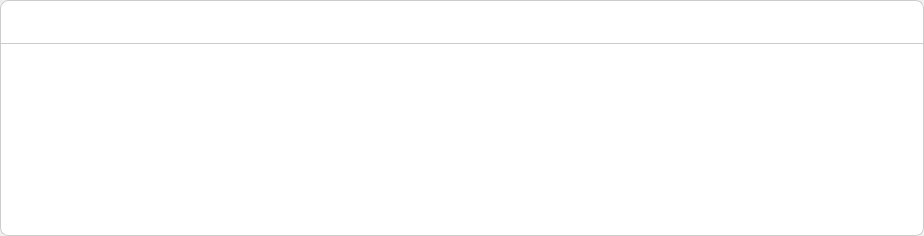
<?xml version="1.0" encoding="UTF-8"?>
<ui version="4.0">
 <class>TextEditor</class>
 <widget class="QWidget" name="TextEditor">
  <property name="geometry">
   <rect>
    <x>0</x>
    <y>0</y>
    <width>924</width>
    <height>230</height>
   </rect>
  </property>
  <property name="windowTitle">
   <string>Form</string>
  </property>
  <property name="styleSheet">
   <string notr="true">QPushButton {
	background: transparent;
	border: none;
}

#header {
	background-color: white;
	border-top-left-radius: 8px;
	border-top-right-radius: 8px;
	border: 1px solid #ccc;
}

#textEditor {
	background-color: white;
	border: 1px solid #CCCCCC;
	padding: 12px;
	border-top: none;
	border-top-right-radius: 0px;
	border-top-left-radius: 0px;
	border-bottom-right-radius: 8px;
	border-bottom-left-radius: 8px;
}</string>
  </property>
  <layout class="QVBoxLayout" name="verticalLayout">
   <property name="spacing">
    <number>0</number>
   </property>
   <property name="leftMargin">
    <number>0</number>
   </property>
   <property name="topMargin">
    <number>0</number>
   </property>
   <property name="rightMargin">
    <number>0</number>
   </property>
   <property name="bottomMargin">
    <number>0</number>
   </property>
   <item>
    <widget class="QWidget" name="header" native="true">
     <property name="sizePolicy">
      <sizepolicy hsizetype="Preferred" vsizetype="Fixed">
       <horstretch>0</horstretch>
       <verstretch>0</verstretch>
      </sizepolicy>
     </property>
     <property name="minimumSize">
      <size>
       <width>0</width>
       <height>44</height>
      </size>
     </property>
     <property name="maximumSize">
      <size>
       <width>16777215</width>
       <height>44</height>
      </size>
     </property>
     <layout class="QHBoxLayout" name="headerLayout">
      <property name="spacing">
       <number>14</number>
      </property>
      <property name="leftMargin">
       <number>12</number>
      </property>
      <property name="topMargin">
       <number>12</number>
      </property>
      <property name="rightMargin">
       <number>12</number>
      </property>
      <property name="bottomMargin">
       <number>12</number>
      </property>
      <item>
       <widget class="QPushButton" name="boldTypeButton">
        <property name="sizePolicy">
         <sizepolicy hsizetype="Fixed" vsizetype="Fixed">
          <horstretch>0</horstretch>
          <verstretch>0</verstretch>
         </sizepolicy>
        </property>
        <property name="minimumSize">
         <size>
          <width>20</width>
          <height>20</height>
         </size>
        </property>
        <property name="maximumSize">
         <size>
          <width>20</width>
          <height>20</height>
         </size>
        </property>
        <property name="text">
         <string/>
        </property>
        <property name="icon">
         <iconset resource="../../../Resources/Resources.qrc">
          <normaloff>:/images/icon_bold.svg</normaloff>:/images/icon_bold.svg</iconset>
        </property>
       </widget>
      </item>
      <item>
       <widget class="QPushButton" name="italicTypeButton">
        <property name="minimumSize">
         <size>
          <width>20</width>
          <height>20</height>
         </size>
        </property>
        <property name="maximumSize">
         <size>
          <width>20</width>
          <height>20</height>
         </size>
        </property>
        <property name="text">
         <string/>
        </property>
        <property name="icon">
         <iconset resource="../../../Resources/Resources.qrc">
          <normaloff>:/images/icon_italic.svg</normaloff>:/images/icon_italic.svg</iconset>
        </property>
       </widget>
      </item>
      <item>
       <widget class="QPushButton" name="underlineTypeButton">
        <property name="minimumSize">
         <size>
          <width>20</width>
          <height>20</height>
         </size>
        </property>
        <property name="maximumSize">
         <size>
          <width>20</width>
          <height>20</height>
         </size>
        </property>
        <property name="text">
         <string/>
        </property>
        <property name="icon">
         <iconset resource="../../../Resources/Resources.qrc">
          <normaloff>:/images/icon_underline.svg</normaloff>:/images/icon_underline.svg</iconset>
        </property>
       </widget>
      </item>
      <item>
       <widget class="QPushButton" name="bulletsButton">
        <property name="minimumSize">
         <size>
          <width>20</width>
          <height>20</height>
         </size>
        </property>
        <property name="maximumSize">
         <size>
          <width>20</width>
          <height>20</height>
         </size>
        </property>
        <property name="text">
         <string/>
        </property>
        <property name="icon">
         <iconset resource="../../../Resources/Resources.qrc">
          <normaloff>:/images/icon_bullets.svg</normaloff>:/images/icon_bullets.svg</iconset>
        </property>
       </widget>
      </item>
      <item>
       <spacer name="horizontalSpacer">
        <property name="orientation">
         <enum>Qt::Orientation::Horizontal</enum>
        </property>
        <property name="sizeHint" stdset="0">
         <size>
          <width>761</width>
          <height>17</height>
         </size>
        </property>
       </spacer>
      </item>
     </layout>
    </widget>
   </item>
   <item>
    <widget class="QTextEdit" name="textEditor">
     <property name="sizePolicy">
      <sizepolicy hsizetype="Expanding" vsizetype="Minimum">
       <horstretch>0</horstretch>
       <verstretch>0</verstretch>
      </sizepolicy>
     </property>
    </widget>
   </item>
  </layout>
 </widget>
 <resources>
  <include location="../../../Resources/Resources.qrc"/>
 </resources>
 <connections/>
</ui>
